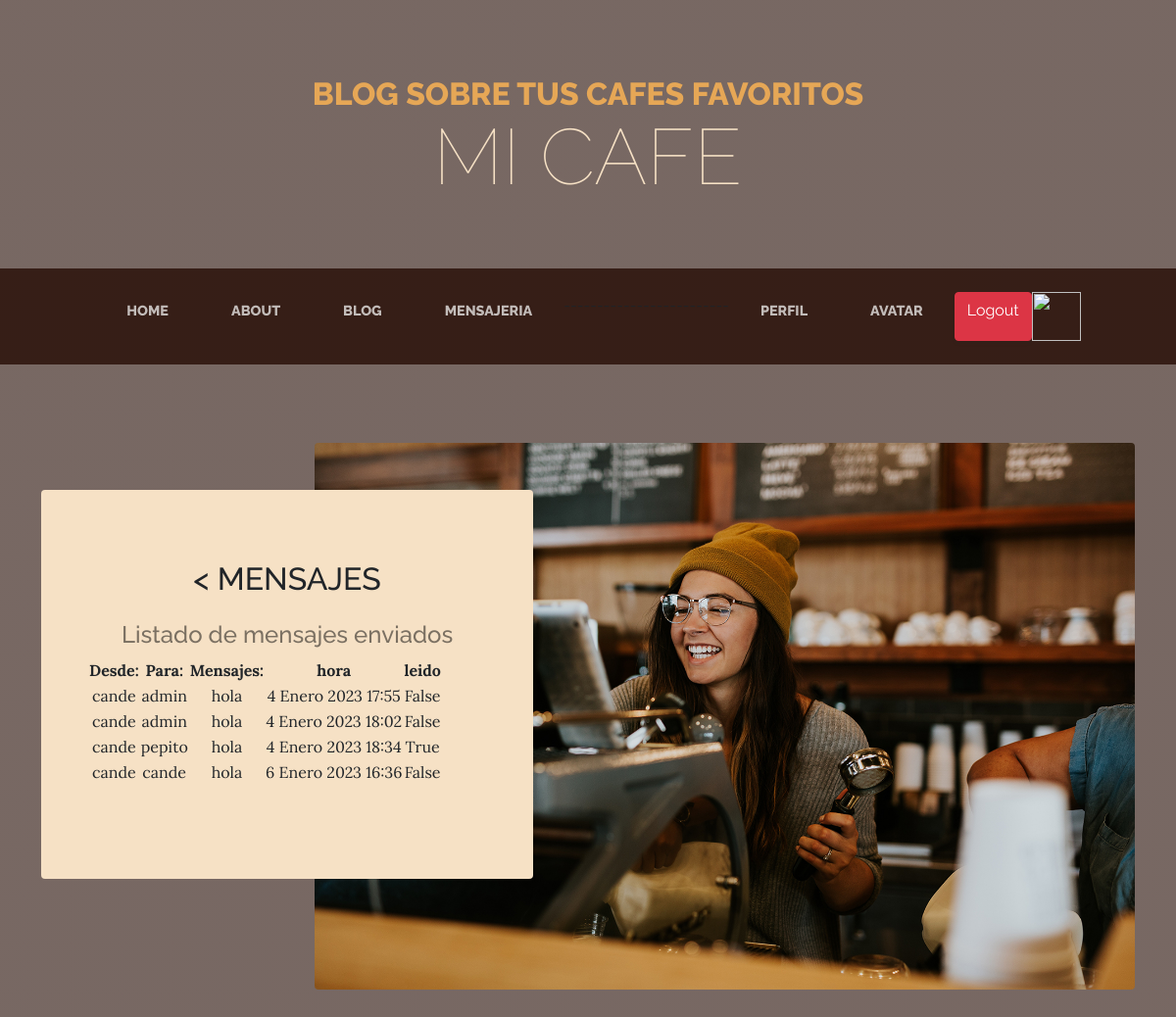
The page /enviadoMensaje (signed in) on the database its author committed.
### mensajeria/models.py (models this page shows)
class Mensaje(models.Model):
    enviar = models.ForeignKey(User, on_delete=models.CASCADE, related_name='sender')
    recibir = models.ForeignKey(User, on_delete=models.CASCADE, related_name='receiver')
    mensaje = models.TextField(max_length=5000)
    a_quehora = models.DateTimeField(auto_now_add=True)
    leido = models.BooleanField(default=False)
    def __str__(self):
        return  str(self.leido) + " "+ self.mensaje + " "+ str(self.a_quehora)

### mensajeria/views.py (the view)
# urls.py: path("enviadoMensaje", enviadoMensaje , name = "enviadoMensaje"),
def enviadoMensaje(request):
    usuario = request.user
    herram = Mensaje.objects.filter(enviar = usuario)
    print(herram)
    return render(request, "enviadoMensaje.html", {"mensajes": herram})

### mensajeria/templates/enviadoMensaje.html (shortened to what this page needs)
<!DOCTYPE html>
<html lang="en">
    <head>
        {% load static %}
        <link href="{% static 'cafe/css/styles.css' %}" rel="stylesheet" />
    </head>
    <body>
        <header>
            <h1 class="site-heading text-center text-faded d-none d-lg-block">
                <span class="site-heading-upper text-primary mb-3">Blog sobre tus cafes favoritos</span>
                <span class="site-heading-lower">MI CAFE</span>
            </h1>
        </header>
        <nav class="navbar navbar-expand-lg navbar-dark py-lg-4" id="mainNav">
            <div class="container">
                <div class="collapse navbar-collapse" id="navbarSupportedContent">
                    <ul class="navbar-nav mx-auto">
                        <li class="nav-item px-lg-4"><a class="nav-link text-uppercase" href="{% url 'inicio' %}">Home</a></li>
                        <li class="nav-item px-lg-4"><a class="nav-link text-uppercase" href="{% url 'about' %}">About</a></li>
                        <li class="nav-item px-lg-4"><a class="nav-link text-uppercase" href="{% url 'blog' %}">Blog</a></li>
                        {% if user.is_authenticated %}
                        <li class="nav-item px-lg-4"><a class="nav-link text-uppercase" href="{% url 'messages' %}">Mensajeria</a></li>
                        <p>-------------------------
                        </p>
                        <li class="nav-item px-lg-4"><a class="nav-link text-uppercase" href="{% url 'profile' %}">Perfil</a></li>
                        <li class="nav-item px-lg-4"><a class="nav-link text-uppercase" href="{% url 'agregarAvatar' %}">Avatar</a></li>
                        <a class="btn btn-danger" href="{% url 'logout' %}">Logout</a></li>
                        {% else %}
                        <li class="nav-item px-lg-4"><a class="nav-link text-uppercase" href="{% url 'login' %}">Login</a></li>
                        <li class="nav-item px-lg-4"><a class="nav-link text-uppercase" href="{% url 'register' %}">Register</a></li>
                        {% endif %}
                        <img src="{{ imagen }}" class="img" alt="">
                    </ul>
                </div>
            </div>
        </nav>
        <section class="page-section clearfix">
            <div class="container">
                <div class="intro">
                    <img class="intro-img img-fluid mb-3 mb-lg-0 rounded" src="{% static 'cafe/assets/img/intro.jpg' %}" alt="..." />
                    <div class="intro-text left-0 text-center bg-faded p-5 rounded">
                        <h2 class="section-heading mb-4">
                            <h2 class="section-heading mb-4">
                            <{% block benvenuti %}
                            <span class="subheading">Mensajes</span>
                            {% endblock %}
                            {% block mensaje %}
                            <h4 class="text-black-50" style="text-align: center;">Listado de mensajes enviados</h4>
                            <table >
                                <tr>
                                    <th>Desde:         </th>
                                    <th>Para:       </th>
                                    <th>Mensajes:   </th>
                                    <th>hora        </th>
                                    <th>leido       </th>
                                </tr>
                                {% for indice in mensajes %}
                                <tr>
                                    <td>{{ indice.enviar }}</td>
                                    <td> {{ indice.recibir }}</td>
                                    <td style="text-align: center;">{{ indice.mensaje }}</td>
                                    <td>{{ indice.a_quehora }}</td>
                                    <td>{{ indice.leido }}</td>
                                </tr>
                                {% endfor %}
                            </table>
                            <br>
                            <br>
                            {% endblock %}
                </div>
            </div>
    </body>
</html>

### mensajeria/templates/enviadoMensaje.html (style rules this page uses)
.img { width: 50px; height: 50px; }

### rows shown on the page
Mensaje: enviar "cande", recibir "admin", mensaje "hola", a_quehora "4 Enero 2023 17:55", leido "False"
Mensaje: enviar "cande", recibir "admin", mensaje "hola", a_quehora "4 Enero 2023 18:02", leido "False"
Mensaje: enviar "cande", recibir "pepito", mensaje "hola", a_quehora "4 Enero 2023 18:34", leido "True"
Mensaje: enviar "cande", recibir "cande", mensaje "hola", a_quehora "6 Enero 2023 16:36", leido "False"
